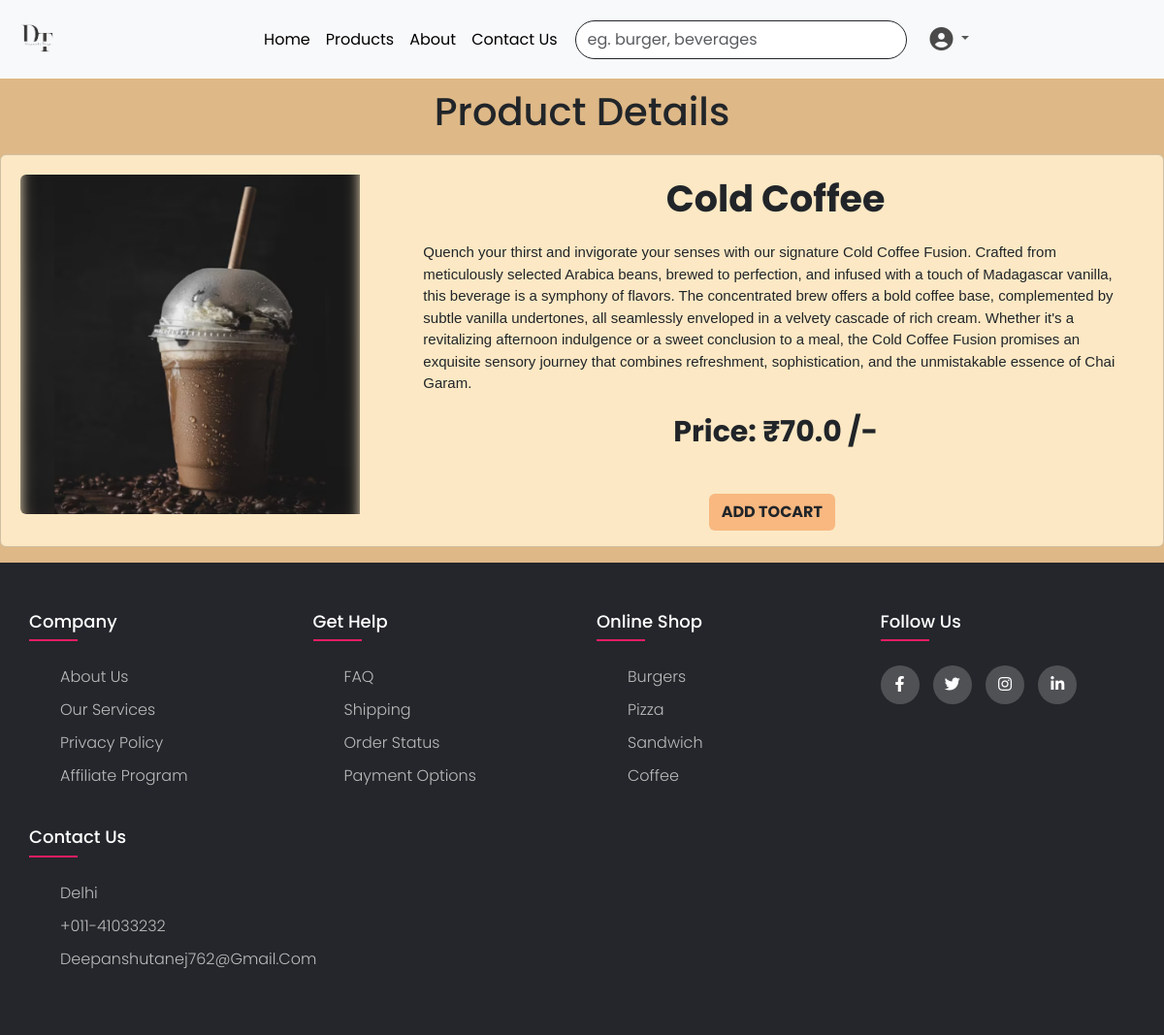
Screenshot of /3 (signed in) with the database file from the repository.
### test1/models.py (models this page shows)
class Product(models.Model):
    Title = models.CharField(max_length=30)
    product_id= models.CharField(max_length=30,unique=True)
    Description = models.CharField(max_length=1000)
    price = models.FloatField(max_length=30)
    img = models.ImageField(upload_to='images/')
    category = models.CharField(max_length=30)

### test1/views.py (the view, shortened to what this page needs)
# urls.py: path('<int:pid>', views.details, name='details'),
def details(request,pid):
    if request.user.is_authenticated:
        myproduct = get_object_or_404(Product,pk=pid)
        return render(request,'test1/details.html',{'z':myproduct})

### test1/templates/test1/details.html (shortened to what this page needs)
<!DOCTYPE html>
<html lang="en">
<head>
  <link href="https://cdn.jsdelivr.net/npm/bootstrap@5.3.1/dist/css/bootstrap.min.css" rel="stylesheet"
>
</head>
<body style="background-color:burlywood;">
  {% include 'test1/navbar.html' %}
  <div>
<h1 style="text-align: center;margin: 10px;">Product Details</h1>
    <div class="card mb-3" style="max-width: 100%;background-color: rgb(252, 232, 196);margin-top: 20px;">
      <div class="row g-0">
        <div class="col-md-4">
          <img src="{{z.img.url}}" class="img-fluid rounded-start" alt="image" style="max-block-size: 350px;margin: 5%;">
        </div>
        <div class="col-md-8">
          <div class="card-body">
            <p style="font-weight: bolder;font-size: 38px;text-align: center;">{{ z.Title }}</p>
            <p style="font-size: 15px;font-family:Arial, Helvetica, sans-serif;margin-left: 20px;margin-right: 20px;">
              {{z.Description}}</p>
            <p style="font-size: 30px;font-weight: bold;text-align: center;">Price: ₹{{ z.price }} /-</p>
            <a type="button" class="btn" style="margin-left: 41%; background-color:rgb(248, 184, 128);font-weight: bold; margin-top: 25px;">ADD TOCART</a>
          </div>
        </div>
      </div>
    </div>
  </div>
  {% include 'test1/footer.html' %}
</body>
</html>

### test1/static/css/style.css (style rules this page uses)
body { line-height: 1.5; font-family: 'Poppins', sans-serif; }
* { margin:0; padding:0; box-sizing: border-box; }
.row { display: flex; flex-wrap: wrap; }

### rows the page displays
Product: img (picture), Title "Cold Coffee", Description "Quench your thirst and invigorate your senses with our signature Cold Coffee Fusion. Crafted from meticulously selected Arabica beans, brewed to perfection, and infused with a touch of Madagascar vanilla, this beverage is a symphony of flavors. The concentrated brew offers a bold coffee base, complemented by subtle vanilla undertones, all seamlessly enveloped in a velvety cascade of rich cream. Whether it's a revitalizing afternoon indulgence or a sweet conclusion to a meal, the Cold Coffee Fusion promises an exquisite sensory journey that combines refreshment, sophistication, and the unmistakable essence of Chai Garam.", price "70.0"
